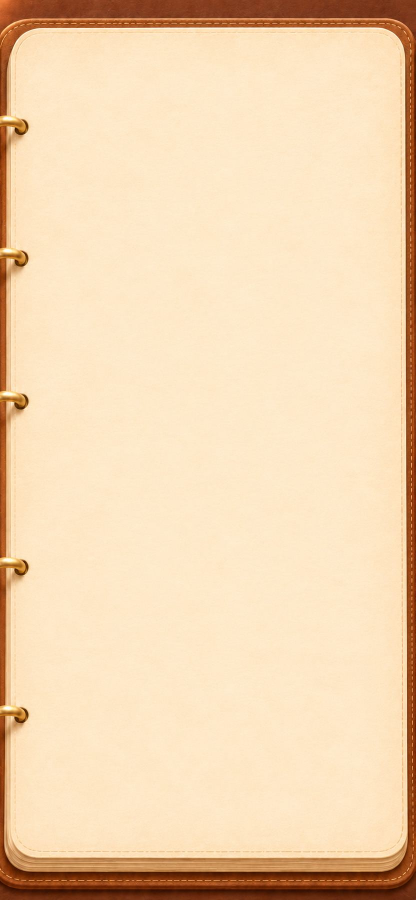
#> input picture tower-defense/tools/src/collection/book-nine-slice/collection-book.jpg, 831 x 1800 px (shown at 1/2 size)
$ python build-collection-nine-slice.py
#> lines starting #> are read from the running program, lines starting #| are printed output that depends on the picture; after the words box and inside, x2 and y2 are one past the last pixel; in counts of white or black regions, pixels touching at a corner belong together
"""从仓库既有相册图派生九宫格底图与透明装订环，不引入外部素材。"""
from pathlib import Path
from PIL import Image, ImageDraw, ImageFilter

root = Path(__file__).resolve().parent.parent
folder = root / 'package/subpackages/collection-art/res/Image/outgame/collection'
source = Image.open(root / 'tools/src/collection/book-nine-slice/collection-book.jpg').convert('RGB')
#> source is the input picture: PIL image 831x1800 RGB; mean R, G, B 240.8, 212.4, 177.4
base = source.copy()
centers = [249, 514, 801, 1130, 1428]
mask = Image.new('L', (68, 64))
#> mask: PIL image 68x64 L; every value is 0
outline = [(0, 11), (20, 11), (40, 16), (52, 23), (60, 32),
           (63, 42), (58, 54), (49, 60), (37, 59), (28, 48), (20, 40), (0, 37)]
ImageDraw.Draw(mask).polygon(outline, fill=255)
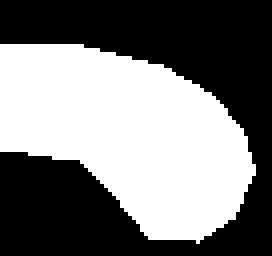
#> mask: PIL image 68x64 L (shown 4 times larger); 47.6% white; 1 white region, box (x1, y1, x2, y2) and area: (0, 11, 64, 61) 2073
mask = mask.filter(ImageFilter.GaussianBlur(0.8))
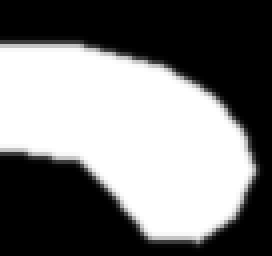
#> mask: PIL image 68x64 L (shown 4 times larger); min 0, max 255, mean 121.5
ring = source.crop((0, centers[0] - 32, 68, centers[0] + 32)).convert('RGBA')
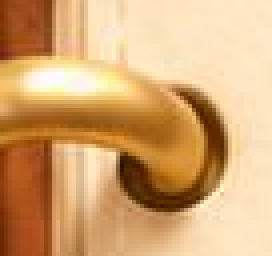
#> ring: PIL image 68x64 RGBA (shown 4 times larger); mean R, G, B, A 212.5, 167.3, 116.4, 255
ring.putalpha(mask)
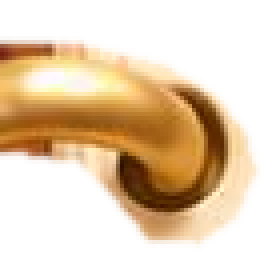
#> ring: PIL image 68x64 RGBA (shown 4 times larger); mean R, G, B, A 212.5, 167.3, 116.4, 121.5; transparent parts drawn white
ring.save(folder / 'collection-book-ring-v2.png', optimize=True)
for center in centers:
    patch = Image.new('RGB', (68, 64))
    for y in range(64):
        t = y / 63
        for x in range(68):
            a = source.getpixel((x, center - 44))
            b = source.getpixel((x, center + 44))
            patch.putpixel((x, y), tuple(round(a[i] * (1 - t) + b[i] * t) for i in range(3)))
    base.paste(patch, (0, center - 32), mask)
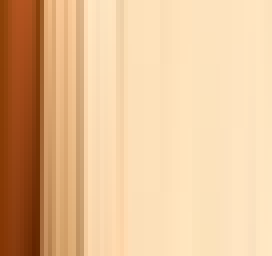
#> patch: PIL image 68x64 RGB (shown 4 times larger); mean R, G, B 230.1, 191.4, 149.4
base.save(folder / 'collection-book-base-v2.jpg', quality=90, optimize=True)
